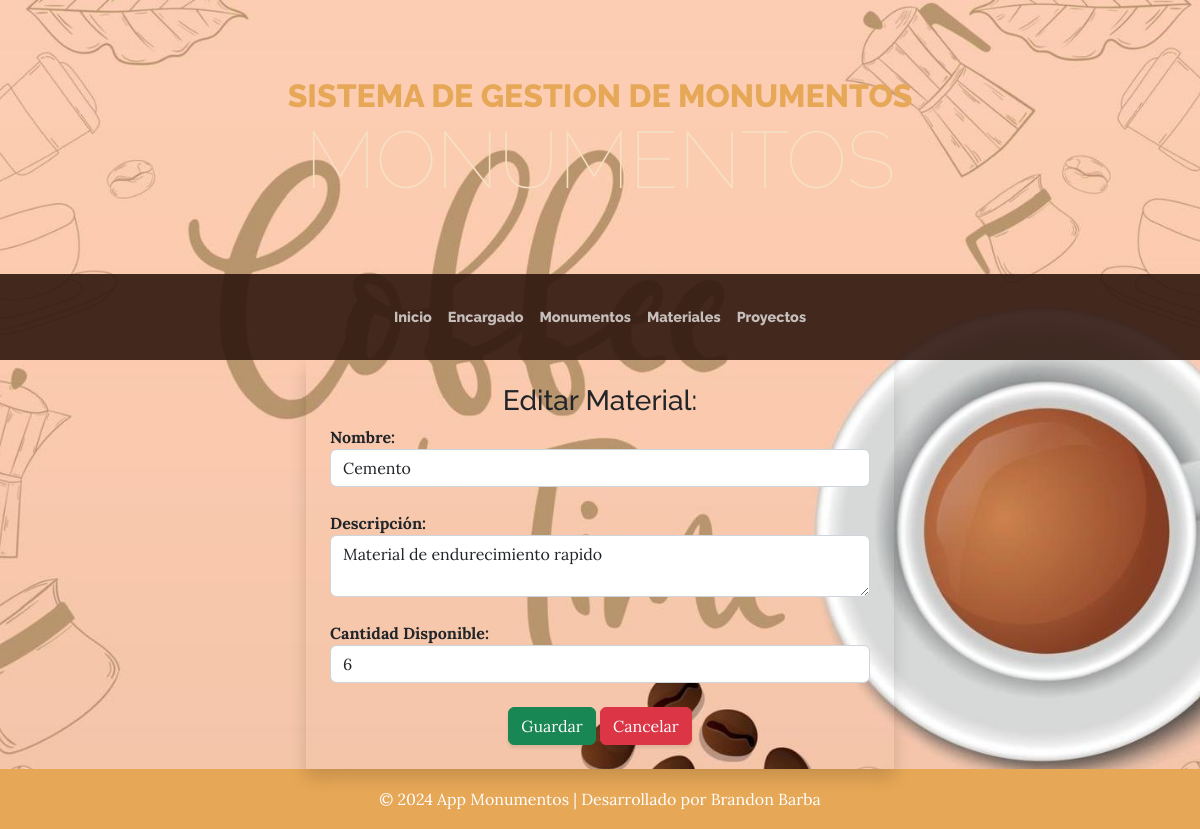
The page /editar_materiales/3/ on the database its author committed.
### aplicaciones/monumentos/models.py (models this page shows, shortened)
class Materiales(models.Model):
    nombre = models.CharField(max_length=100)
    descripcion = models.TextField(blank=True, null=True)
    cantidad_disponible = models.PositiveIntegerField()

### aplicaciones/monumentos/views.py (the view, shortened to what this page needs)
# urls.py: path('editar_materiales/<int:id>/', views.editarmateriales, name='editar_materiales'),
def editarmateriales(request, id):
    material = get_object_or_404(Materiales, id=id)
    return render(request, 'actualizar_materiales.html', {'material': material})

### aplicaciones/monumentos/templates/actualizar_materiales.html (shortened to what this page needs)
{% extends 'plantilla.html' %}
{% block contenido %}
<div class="row">
    <div class="col-md-3"></div>
    <div class="col-md-6">
        <div class="form-container shadow p-4">
            <form action="{% url 'editar_materiales' material.id %}" id="frm_editar_material" method="post">
                <h3 class="text-center">Editar Material:</h3>
                <label for=""><b>Nombre:</b></label>
                <input type="text" class="form-control" name="txt_nombre" id="txt_nombre" value="{{ material.nombre }}" readonly>
                <br>
                <label for=""><b>Descripción:</b></label>
                <textarea class="form-control" name="txt_descripcion" id="txt_descripcion">{{ material.descripcion }}</textarea>
                <br>
                <label for=""><b>Cantidad Disponible:</b></label>
                <input type="number" class="form-control" name="txt_cantidad" id="txt_cantidad" value="{{ material.cantidad_disponible }}" min="0">
                <br>
                <center>
                    <button type="submit" class="btn btn-success">Guardar</button>
                    <a href="{% url 'listado_materiales' %}" class="btn btn-danger">Cancelar</a>
                </center>
            </form>
        </div>
    </div>
</div>
{% endblock %}

### rows shown on the page
Materiales: txt_nombre "Cemento", txt_descripcion "Material de endurecimiento rapido", txt_cantidad "6"
